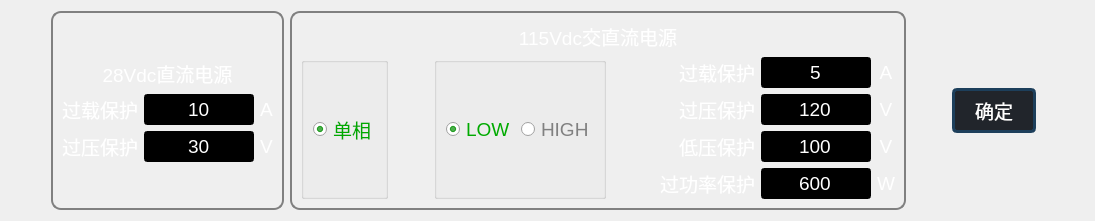
     <widget class="QFrame" name="frame_prot">
      <property name="styleSheet">
       <string notr="true">QFrame#frame_prot{
border-right:2px solid gray;
border-left:2px solid gray;
border-top:2px solid  gray;
border-bottom:2px solid  gray;
border-radius:10px;
}</string>
      </property>
      <layout class="QHBoxLayout" name="horizontalLayout_10">
       <item>
        <spacer name="horizontalSpacer_7">
         <property name="orientation">
          <enum>Qt::Horizontal</enum>
         </property>
         <property name="sizeHint" stdset="0">
          <size>
           <width>40</width>
           <height>20</height>
          </size>
         </property>
        </spacer>
       </item>
       <item>
        <widget class="QFrame" name="frame_28V">
         <property name="styleSheet">
          <string notr="true">QFrame#frame_28V{
border-right:2px solid gray;
border-left:2px solid gray;
border-top:2px solid  gray;
border-bottom:2px solid  gray;
border-radius:10px;
}</string>
         </property>
         <property name="frameShape">
          <enum>QFrame::StyledPanel</enum>
         </property>
         <property name="frameShadow">
          <enum>QFrame::Raised</enum>
         </property>
         <layout class="QVBoxLayout" name="verticalLayout_15">
          <item>
           <layout class="QVBoxLayout" name="verticalLayout_5">
            <item>
             <spacer name="verticalSpacer">
              <property name="orientation">
               <enum>Qt::Vertical</enum>
              </property>
              <property name="sizeHint" stdset="0">
               <size>
                <width>20</width>
                <height>28</height>
               </size>
              </property>
             </spacer>
            </item>
            <item>
             <layout class="QHBoxLayout" name="horizontalLayout_6">
              <item>
               <layout class="QVBoxLayout" name="_28_verticalLayout">
                <item>
                 <widget class="QLabel" name="label_3">
                  <property name="font">
                   <font>
                    <family>Arial</family>
                    <pointsize>14</pointsize>
                    <weight>9</weight>
                    <italic>false</italic>
                    <bold>false</bold>
                   </font>
                  </property>
                  <property name="styleSheet">
                   <string notr="true">color:white;
font: 75 14pt &quot;Arial&quot;;
</string>
                  </property>
                  <property name="text">
                   <string>28Vdc直流电源</string>
                  </property>
                  <property name="alignment">
                   <set>Qt::AlignCenter</set>
                  </property>
                 </widget>
                </item>
                <item>
                 <layout class="QVBoxLayout" name="verticalLayout_2">
                  <item>
                   <layout class="QHBoxLayout" name="horizontalLayout_2">
                    <item>
                     <widget class="QLabel" name="label_6">
                      <property name="font">
                       <font>
                        <family>Arial</family>
                        <pointsize>14</pointsize>
                        <weight>9</weight>
                        <italic>false</italic>
                        <bold>false</bold>
                       </font>
                      </property>
                      <property name="styleSheet">
                       <string notr="true">color:white;
font: 75 14pt &quot;Arial&quot;;</string>
                      </property>
                      <property name="text">
                       <string>过载保护</string>
                      </property>
                      <property name="alignment">
                       <set>Qt::AlignRight|Qt::AlignTrailing|Qt::AlignVCenter</set>
                      </property>
                     </widget>
                    </item>
                    <item>
                     <widget class="QLineEdit" name="le_pro_dc_overcur">
                      <property name="sizePolicy">
                       <sizepolicy hsizetype="Maximum" vsizetype="Fixed">
                        <horstretch>0</horstretch>
                        <verstretch>0</verstretch>
                       </sizepolicy>
                      </property>
                      <property name="maximumSize">
                       <size>
                        <width>110</width>
                        <height>16777215</height>
                       </size>
                      </property>
                      <property name="font">
                       <font>
                        <family>Arial</family>
                        <pointsize>14</pointsize>
                        <weight>8</weight>
                        <italic>false</italic>
                        <bold>false</bold>
                       </font>
                      </property>
                      <property name="styleSheet">
                       <string notr="true">color:white;
background-color: rgb(0, 0, 0);
font: 65 14pt &quot;Arial&quot;;</string>
                      </property>
                      <property name="text">
                       <string>10</string>
                      </property>
                      <property name="alignment">
                       <set>Qt::AlignCenter</set>
                      </property>
                     </widget>
                    </item>
                    <item>
                     <widget class="QLabel" name="label_4">
                      <property name="font">
                       <font>
                        <family>Arial</family>
                        <pointsize>14</pointsize>
                        <weight>9</weight>
                        <italic>false</italic>
                        <bold>false</bold>
                       </font>
                      </property>
                      <property name="styleSheet">
                       <string notr="true">color:white;
font: 75 14pt &quot;Arial&quot;;</string>
                      </property>
                      <property name="text">
                       <string>A</string>
                      </property>
                      <property name="alignment">
                       <set>Qt::AlignCenter</set>
                      </property>
                     </widget>
                    </item>
                   </layout>
                  </item>
                  <item>
                   <layout class="QHBoxLayout" name="horizontalLayout_3">
                    <item>
                     <widget class="QLabel" name="label_5">
                      <property name="font">
                       <font>
                        <family>Arial</family>
                        <pointsize>14</pointsize>
                        <weight>9</weight>
                        <italic>false</italic>
                        <bold>false</bold>
                       </font>
                      </property>
                      <property name="styleSheet">
                       <string notr="true">color:white;
font: 75 14pt &quot;Arial&quot;;</string>
                      </property>
                      <property name="text">
                       <string>过压保护</string>
                      </property>
                      <property name="alignment">
                       <set>Qt::AlignRight|Qt::AlignTrailing|Qt::AlignVCenter</set>
                      </property>
                     </widget>
                    </item>
                    <item>
                     <widget class="QLineEdit" name="le_pro_dc_overvolt">
                      <property name="sizePolicy">
                       <sizepolicy hsizetype="Maximum" vsizetype="Fixed">
                        <horstretch>0</horstretch>
                        <verstretch>0</verstretch>
                       </sizepolicy>
                      </property>
                      <property name="maximumSize">
                       <size>
                        <width>110</width>
                        <height>16777215</height>
                       </size>
                      </property>
                      <property name="font">
                       <font>
                        <family>Arial</family>
                        <pointsize>14</pointsize>
                        <weight>8</weight>
                        <italic>false</italic>
                        <bold>false</bold>
                       </font>
                      </property>
                      <property name="styleSheet">
                       <string notr="true">color:white;
background-color: rgb(0, 0, 0);
font: 65 14pt &quot;Arial&quot;;</string>
                      </property>
                      <property name="text">
                       <string>30</string>
                      </property>
                      <property name="alignment">
                       <set>Qt::AlignCenter</set>
                      </property>
                     </widget>
                    </item>
                    <item>
                     <widget class="QLabel" name="label_7">
                      <property name="font">
                       <font>
                        <family>Arial</family>
                        <pointsize>14</pointsize>
                        <weight>9</weight>
                        <italic>false</italic>
                        <bold>false</bold>
                       </font>
                      </property>
                      <property name="styleSheet">
                       <string notr="true">color:white;
font: 75 14pt &quot;Arial&quot;;</string>
                      </property>
                      <property name="text">
                       <string>V</string>
                      </property>
                      <property name="alignment">
                       <set>Qt::AlignCenter</set>
                      </property>
                     </widget>
                    </item>
                   </layout>
                  </item>
                 </layout>
                </item>
               </layout>
              </item>
             </layout>
            </item>
            <item>
             <spacer name="verticalSpacer_2">
              <property name="orientation">
               <enum>Qt::Vertical</enum>
              </property>
              <property name="sizeHint" stdset="0">
               <size>
                <width>20</width>
                <height>28</height>
               </size>
              </property>
             </spacer>
            </item>
           </layout>
          </item>
         </layout>
        </widget>
       </item>
       <item>
        <widget class="QFrame" name="frame115Vdc">
         <property name="styleSheet">
          <string notr="true">QFrame#frame115Vdc{
border-right:2px solid gray;
border-left:2px solid gray;
border-top:2px solid  gray;
border-bottom:2px solid  gray;
border-radius:10px;
}</string>
         </property>
         <property name="frameShape">
          <enum>QFrame::StyledPanel</enum>
         </property>
         <property name="frameShadow">
          <enum>QFrame::Raised</enum>
         </property>
         <layout class="QVBoxLayout" name="verticalLayout_14">
          <item>
           <widget class="QLabel" name="label_8">
            <property name="font">
             <font>
              <family>Arial</family>
              <pointsize>14</pointsize>
              <weight>9</weight>
              <italic>false</italic>
              <bold>false</bold>
             </font>
            </property>
            <property name="styleSheet">
             <string notr="true">color:white;
font: 75 14pt &quot;Arial&quot;;
</string>
            </property>
            <property name="text">
             <string>115Vdc交直流电源</string>
            </property>
            <property name="alignment">
             <set>Qt::AlignCenter</set>
            </property>
           </widget>
          </item>
          <item>
           <layout class="QHBoxLayout" name="horizontalLayout_5">
            <item>
             <layout class="QVBoxLayout" name="verticalLayout"/>
            </item>
            <item>
             <widget class="QGroupBox" name="groupBox_2">
              <property name="title">
               <string/>
              </property>
              <layout class="QVBoxLayout" name="verticalLayout_17">
               <item>
                <widget class="QRadioButton" name="rb_pro_adc_single">
                 <property name="font">
                  <font>
                   <family>Arial</family>
                   <pointsize>14</pointsize>
                   <weight>9</weight>
                   <italic>false</italic>
                   <bold>false</bold>
                  </font>
                 </property>
                 <property name="styleSheet">
                  <string notr="true">QRadioButton{
	color:white;
	font: 75 14pt &quot;Arial&quot;;
}
QRadioButton:unchecked{
	color:gray;
}

QRadioButton:checked{
	color:rgb(0,170,0);
}
</string>
                 </property>
                 <property name="text">
                  <string>单相</string>
                 </property>
                 <property name="checked">
                  <bool>true</bool>
                 </property>
                </widget>
               </item>
              </layout>
             </widget>
            </item>
            <item>
             <spacer name="horizontalSpacer_5">
              <property name="orientation">
               <enum>Qt::Horizontal</enum>
              </property>
              <property name="sizeHint" stdset="0">
               <size>
                <width>40</width>
                <height>20</height>
               </size>
              </property>
             </spacer>
            </item>
            <item>
             <layout class="QHBoxLayout" name="horizontalLayout_23">
              <item>
               <widget class="QGroupBox" name="groupBox_3">
                <property name="title">
                 <string/>
                </property>
                <layout class="QHBoxLayout" name="horizontalLayout_11">
                 <item>
                  <widget class="QRadioButton" name="rb_pro_adc_low">
                   <property name="font">
                    <font>
                     <family>Arial</family>
                     <pointsize>14</pointsize>
                     <weight>9</weight>
                     <italic>false</italic>
                     <bold>false</bold>
                    </font>
                   </property>
                   <property name="styleSheet">
                    <string notr="true">QRadioButton{
	color:white;
	font: 75 14pt &quot;Arial&quot;;
}
QRadioButton:unchecked{
	color:gray;
}

QRadioButton:checked{
	color:rgb(0,170,0);
}
</string>
                   </property>
                   <property name="text">
                    <string>LOW</string>
                   </property>
                   <property name="checked">
                    <bool>true</bool>
                   </property>
                  </widget>
                 </item>
                 <item>
                  <widget class="QRadioButton" name="rb_pro_adc_high">
                   <property name="font">
                    <font>
                     <family>Arial</family>
                     <pointsize>14</pointsize>
                     <weight>9</weight>
                     <italic>false</italic>
                     <bold>false</bold>
                    </font>
                   </property>
                   <property name="styleSheet">
                    <string notr="true">QRadioButton{
	color:white;
	font: 75 14pt &quot;Arial&quot;;
}
QRadioButton:unchecked{
	color:gray;
}

QRadioButton:checked{
	color:rgb(0,170,0);
}
</string>
                   </property>
                   <property name="text">
                    <string>HIGH</string>
                   </property>
                  </widget>
                 </item>
                </layout>
               </widget>
              </item>
             </layout>
            </item>
            <item>
             <spacer name="horizontalSpacer_4">
              <property name="orientation">
               <enum>Qt::Horizontal</enum>
              </property>
              <property name="sizeHint" stdset="0">
               <size>
                <width>48</width>
                <height>20</height>
               </size>
              </property>
             </spacer>
            </item>
            <item>
             <layout class="QVBoxLayout" name="verticalLayout_4">
              <item>
               <layout class="QGridLayout" name="gridLayout">
                <item row="2" column="0">
                 <widget class="QLabel" name="label_43">
                  <property name="font">
                   <font>
                    <family>Arial</family>
                    <pointsize>14</pointsize>
                    <weight>9</weight>
                    <italic>false</italic>
                    <bold>false</bold>
                   </font>
                  </property>
                  <property name="styleSheet">
                   <string notr="true">color:white;
font: 75 14pt &quot;Arial&quot;;</string>
                  </property>
                  <property name="text">
                   <string>低压保护</string>
                  </property>
                  <property name="alignment">
                   <set>Qt::AlignRight|Qt::AlignTrailing|Qt::AlignVCenter</set>
                  </property>
                 </widget>
                </item>
                <item row="0" column="2">
                 <widget class="QLabel" name="label_40">
                  <property name="font">
                   <font>
                    <family>Arial</family>
                    <pointsize>14</pointsize>
                    <weight>9</weight>
                    <italic>false</italic>
                    <bold>false</bold>
                   </font>
                  </property>
                  <property name="styleSheet">
                   <string notr="true">color:white;
font: 75 14pt &quot;Arial&quot;;</string>
                  </property>
                  <property name="text">
                   <string>A</string>
                  </property>
                  <property name="alignment">
                   <set>Qt::AlignCenter</set>
                  </property>
                 </widget>
                </item>
                <item row="1" column="2">
                 <widget class="QLabel" name="label_42">
                  <property name="font">
                   <font>
                    <family>Arial</family>
                    <pointsize>14</pointsize>
                    <weight>9</weight>
                    <italic>false</italic>
                    <bold>false</bold>
                   </font>
                  </property>
                  <property name="styleSheet">
                   <string notr="true">color:white;
font: 75 14pt &quot;Arial&quot;;</string>
                  </property>
                  <property name="text">
                   <string>V</string>
                  </property>
                  <property name="alignment">
                   <set>Qt::AlignCenter</set>
                  </property>
                 </widget>
                </item>
                <item row="1" column="1">
                 <widget class="QLineEdit" name="le_pro_ac_overvolt">
                  <property name="sizePolicy">
                   <sizepolicy hsizetype="Maximum" vsizetype="Fixed">
                    <horstretch>0</horstretch>
                    <verstretch>0</verstretch>
                   </sizepolicy>
                  </property>
                  <property name="maximumSize">
                   <size>
                    <width>110</width>
                    <height>16777215</height>
                   </size>
                  </property>
                  <property name="font">
                   <font>
                    <family>Arial</family>
                    <pointsize>14</pointsize>
                    <weight>8</weight>
                    <italic>false</italic>
                    <bold>false</bold>
                   </font>
                  </property>
                  <property name="styleSheet">
                   <string notr="true">color:white;
background-color: rgb(0, 0, 0);
font: 65 14pt &quot;Arial&quot;;</string>
                  </property>
                  <property name="text">
                   <string>120</string>
                  </property>
                  <property name="alignment">
                   <set>Qt::AlignCenter</set>
                  </property>
                 </widget>
                </item>
                <item row="1" column="0">
                 <widget class="QLabel" name="label_41">
                  <property name="font">
                   <font>
                    <family>Arial</family>
                    <pointsize>14</pointsize>
                    <weight>9</weight>
                    <italic>false</italic>
                    <bold>false</bold>
                   </font>
                  </property>
                  <property name="styleSheet">
                   <string notr="true">color:white;
font: 75 14pt &quot;Arial&quot;;</string>
                  </property>
                  <property name="text">
                   <string>过压保护</string>
                  </property>
                  <property name="alignment">
                   <set>Qt::AlignRight|Qt::AlignTrailing|Qt::AlignVCenter</set>
                  </property>
                 </widget>
                </item>
                <item row="0" column="0">
                 <widget class="QLabel" name="label_39">
                  <property name="font">
                   <font>
                    <family>Arial</family>
                    <pointsize>14</pointsize>
                    <weight>9</weight>
                    <italic>false</italic>
                    <bold>false</bold>
                   </font>
                  </property>
                  <property name="styleSheet">
                   <string notr="true">color:white;
font: 75 14pt &quot;Arial&quot;;</string>
                  </property>
                  <property name="text">
                   <string>过载保护</string>
                  </property>
                  <property name="alignment">
                   <set>Qt::AlignRight|Qt::AlignTrailing|Qt::AlignVCenter</set>
                  </property>
                 </widget>
                </item>
                <item row="0" column="1">
                 <widget class="QLineEdit" name="le_pro_ac_overcur">
                  <property name="sizePolicy">
                   <sizepolicy hsizetype="Maximum" vsizetype="Fixed">
                    <horstretch>0</horstretch>
                    <verstretch>0</verstretch>
                   </sizepolicy>
                  </property>
                  <property name="maximumSize">
                   <size>
                    <width>110</width>
                    <height>16777215</height>
                   </size>
                  </property>
                  <property name="font">
                   <font>
                    <family>Arial</family>
                    <pointsize>14</pointsize>
                    <weight>8</weight>
                    <italic>false</italic>
                    <bold>false</bold>
                   </font>
                  </property>
                  <property name="styleSheet">
                   <string notr="true">color:white;
background-color: rgb(0, 0, 0);
font: 65 14pt &quot;Arial&quot;;</string>
                  </property>
                  <property name="text">
                   <string>5</string>
                  </property>
                  <property name="alignment">
                   <set>Qt::AlignCenter</set>
                  </property>
                 </widget>
                </item>
                <item row="3" column="0">
                 <widget class="QLabel" name="label_45">
                  <property name="font">
                   <font>
                    <family>Arial</family>
                    <pointsize>14</pointsize>
                    <weight>9</weight>
                    <italic>false</italic>
                    <bold>false</bold>
                   </font>
                  </property>
                  <property name="styleSheet">
                   <string notr="true">color:white;
font: 75 14pt &quot;Arial&quot;;</string>
                  </property>
                  <property name="text">
                   <string>过功率保护</string>
                  </property>
                  <property name="alignment">
                   <set>Qt::AlignRight|Qt::AlignTrailing|Qt::AlignVCenter</set>
                  </property>
                 </widget>
                </item>
                <item row="2" column="1">
                 <widget class="QLineEdit" name="le_pro_ac_lowvolt">
                  <property name="sizePolicy">
                   <sizepolicy hsizetype="Maximum" vsizetype="Fixed">
                    <horstretch>0</horstretch>
                    <verstretch>0</verstretch>
                   </sizepolicy>
                  </property>
                  <property name="maximumSize">
                   <size>
                    <width>110</width>
                    <height>16777215</height>
                   </size>
                  </property>
                  <property name="font">
                   <font>
                    <family>Arial</family>
                    <pointsize>14</pointsize>
                    <weight>8</weight>
                    <italic>false</italic>
                    <bold>false</bold>
                   </font>
                  </property>
                  <property name="styleSheet">
                   <string notr="true">color:white;
background-color: rgb(0, 0, 0);
font: 65 14pt &quot;Arial&quot;;</string>
                  </property>
                  <property name="text">
                   <string>100</string>
                  </property>
                  <property name="alignment">
                   <set>Qt::AlignCenter</set>
                  </property>
                 </widget>
                </item>
                <item row="3" column="1">
                 <widget class="QLineEdit" name="le_pro_ac_overPpro">
                  <property name="sizePolicy">
                   <sizepolicy hsizetype="Maximum" vsizetype="Fixed">
                    <horstretch>0</horstretch>
                    <verstretch>0</verstretch>
                   </sizepolicy>
                  </property>
                  <property name="maximumSize">
                   <size>
                    <width>110</width>
                    <height>16777215</height>
                   </size>
                  </property>
                  <property name="font">
                   <font>
                    <family>Arial</family>
                    <pointsize>14</pointsize>
                    <weight>8</weight>
                    <italic>false</italic>
                    <bold>false</bold>
                   </font>
                  </property>
                  <property name="styleSheet">
                   <string notr="true">color:white;
background-color: rgb(0, 0, 0);
font: 65 14pt &quot;Arial&quot;;</string>
                  </property>
                  <property name="text">
                   <string>600</string>
                  </property>
                  <property name="alignment">
                   <set>Qt::AlignCenter</set>
                  </property>
                 </widget>
                </item>
                <item row="2" column="2">
                 <widget class="QLabel" name="label_44">
                  <property name="font">
                   <font>
                    <family>Arial</family>
                    <pointsize>14</pointsize>
                    <weight>9</weight>
                    <italic>false</italic>
                    <bold>false</bold>
                   </font>
                  </property>
                  <property name="styleSheet">
                   <string notr="true">color:white;
font: 75 14pt &quot;Arial&quot;;</string>
                  </property>
                  <property name="text">
                   <string>V</string>
                  </property>
                  <property name="alignment">
                   <set>Qt::AlignCenter</set>
                  </property>
                 </widget>
                </item>
                <item row="3" column="2">
                 <widget class="QLabel" name="label_46">
                  <property name="font">
                   <font>
                    <family>Arial</family>
                    <pointsize>14</pointsize>
                    <weight>9</weight>
                    <italic>false</italic>
                    <bold>false</bold>
                   </font>
                  </property>
                  <property name="styleSheet">
                   <string notr="true">color:white;
font: 75 14pt &quot;Arial&quot;;</string>
                  </property>
                  <property name="text">
                   <string>W</string>
                  </property>
                  <property name="alignment">
                   <set>Qt::AlignCenter</set>
                  </property>
                 </widget>
                </item>
               </layout>
              </item>
              <item>
               <layout class="QVBoxLayout" name="verticalLayout_18"/>
              </item>
             </layout>
            </item>
           </layout>
          </item>
         </layout>
        </widget>
       </item>
       <item>
        <spacer name="horizontalSpacer_10">
         <property name="orientation">
          <enum>Qt::Horizontal</enum>
         </property>
         <property name="sizeHint" stdset="0">
          <size>
           <width>40</width>
           <height>20</height>
          </size>
         </property>
        </spacer>
       </item>
       <item>
        <widget class="QPushButton" name="pb_pro">
         <property name="font">
          <font>
           <family>Arial</family>
           <pointsize>14</pointsize>
           <weight>50</weight>
           <italic>false</italic>
           <bold>false</bold>
          </font>
         </property>
         <property name="styleSheet">
          <string notr="true">QPushButton{
background-color:rgb(33,37,43);
color:white;
font: 14pt &quot;Arial&quot;;
border:3px solid rgb(29,63,91);
border-radius:5px;
padding-right:20px;
padding-left:20px;
padding-top:5px;
padding-bottom:5px;}


QPushButton:hover{
font-size:17pt;
font-weight:bold;
border-width:4px;
border-radius:5px;
padding-right:0px;
padding-left:0px;
padding-top:5px;
padding-bottom:5px;
}

QPushButton:pressed{
color:rgb(85, 170, 255);
}</string>
         </property>
         <property name="text">
          <string>确定</string>
         </property>
        </widget>
       </item>
       <item>
        <spacer name="horizontalSpacer_11">
         <property name="orientation">
          <enum>Qt::Horizontal</enum>
         </property>
         <property name="sizeType">
          <enum>QSizePolicy::Minimum</enum>
         </property>
         <property name="sizeHint" stdset="0">
          <size>
           <width>48</width>
           <height>20</height>
          </size>
         </property>
        </spacer>
       </item>
      </layout>
     </widget>
